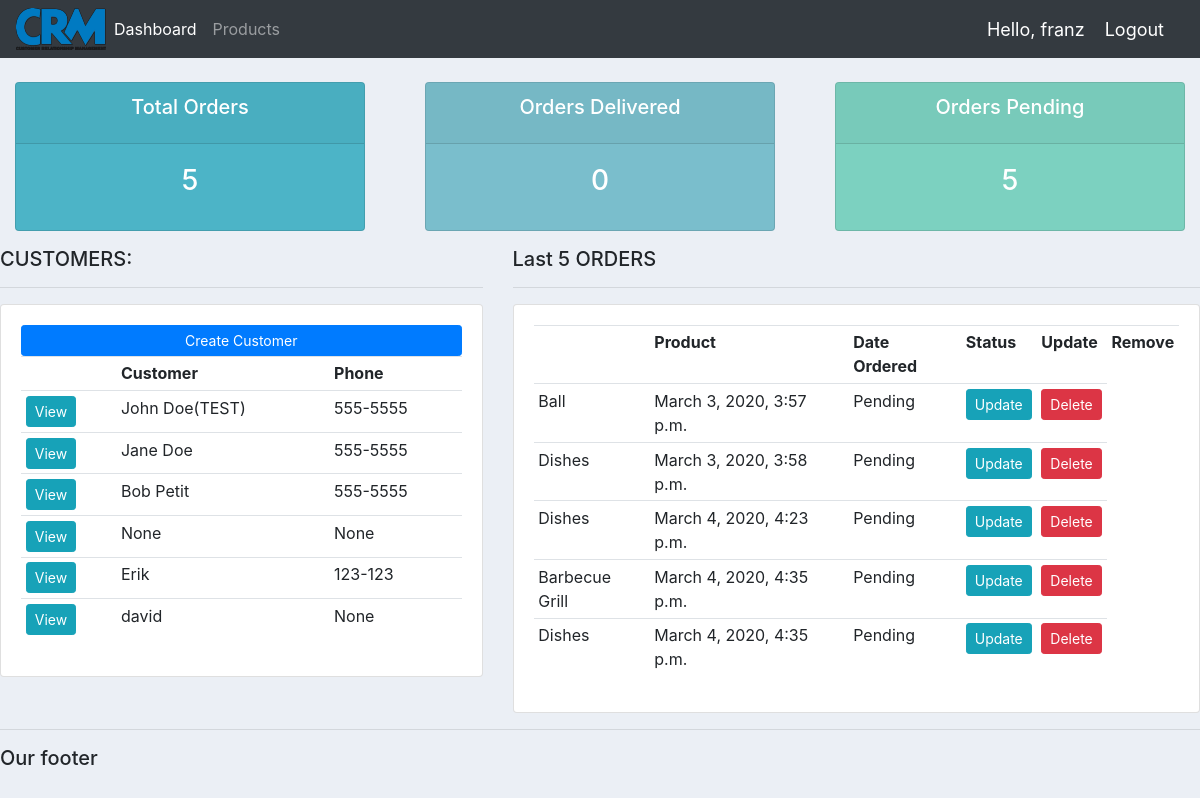
The app's page / (signed in) with its own data.
### accounts/models.py (models this page shows, shortened)
class Customer(models.Model):
    user = models.OneToOneField(User, null=True, blank=True, on_delete=models.CASCADE)
    name = models.CharField(max_length=200, null=True)
    phone = models.CharField(max_length=200, null=True)
    email = models.EmailField(max_length=200, null=True)
    profile_pic = models.ImageField(default="default-user.png", null=True, blank=True)
    date_created = models.DateTimeField(auto_now_add=True, null=True)

class Order(models.Model):
    STATUS = (
        ("Pending", "Pending"),
        ("Out for delivery", "Out for delivery"),
        ("Delivered", "Delivered"),
    )
    customer = models.ForeignKey(Customer, null=True, on_delete=models.SET_NULL)
    product = models.ForeignKey(Product, null=True, on_delete=models.SET_NULL)
    date_created = models.DateTimeField(auto_now_add=True, null=True)
    status = models.CharField(max_length=200, null=True, choices=STATUS)
    note = models.CharField(max_length=200, null=True)

class Product(models.Model):
    CATEGORY = (
        ("Indoor", "Indoor"),
        ("Outdoor", "Outdoor"),
    )
    name = models.CharField(max_length=200, null=True)
    price = models.FloatField(null=True)
    category = models.CharField(max_length=200, null=True, choices=CATEGORY)
    desciption =  models.CharField(max_length=200, null=True, blank=True)
    date_created = models.DateTimeField(auto_now_add=True, null=True)
    tags = models.ManyToManyField(Tag)
    def __str__(self):
        return f'{self.name}'

### accounts/decorators.py (the view)
    def wrapper(request, *args, **kwargs):
        group = None
        if request.user.groups.exists():
            group = request.user.groups.all()[0].name
        if group == "customer":
            return redirect('user-page')
        if group == "admin":
            return view_func(request, *args, **kwargs)

### accounts/views.py (called while the page is built)
@login_required
@admin_only
def home(request):
    orders = Order.objects.all()
    customers = Customer.objects.all()
    total_customers = customers.count()
    delivered = orders.filter(status="Delivered").count()
    pending = orders.filter(status="Pending").count()
    context = {
        "orders": orders,
        "customers": customers,
        "total_customers": total_customers,
        "delivered": delivered,
        "pending": pending,
    }
    return render(request, "accounts/dashboard.html", context)

### accounts/templates/accounts/dashboard.html
{% extends "accounts/main.html" %}
{% block content %}
{% include "accounts/status.html" %}
<div class="row">
    <div class="col-md-5">
        <h5>CUSTOMERS:</h5>
        <hr>
        <div class="card card-body">
            <a class="btn btn-primary btn-sm btn-block" href=""> Create Customer </a>
            <table class="table table-sm">
                <tr>
                    <th></th>
                    <th>Customer</th>
                    <th>Phone</th>
                </tr>
                {% for customer in customers %}
                    <tr>
                        <td> <a href="{% url 'customer' customer.id %}" class="btn btn-sm btn-info"> View </a> </td>
                        <td>{{customer.name}}</td>
                        <td>{{customer.phone}}</td>
                    </tr>
                {% endfor %}
            </table>
        </div>
    </div>
    <div class="col-md-7">
        <h5>Last 5 ORDERS</h5>
        <hr>
        <div class="card card-body">
            <table class="table table-sm">
                <tr>
                    <th></th>
                    <th>Product</th>
                    <th>Date Ordered</th>
                    <th>Status</th>
                    <th>Update</th>
                    <th>Remove</th>
                </tr>
                {% for order in orders %}
                    <tr>
                        <td>{{order.product}}</td>
                        <td>{{order.date_created}}</td>
                        <td>{{order.status}}</td>
                        <td><a class="btn btn-sm btn-info" href="{% url 'update_order' order.id %}"> Update </a></td>
                        <td><a class="btn btn-sm btn-danger" href="{% url 'delete_order' order.id %}"> Delete </a></td>
                    </tr>
                {% endfor %}
            </table>
        </div>
    </div>
</div>
{% endblock %}

### accounts/templates/accounts/main.html (shortened to what this page needs)
{% load static %}
<!DOCTYPE html>
<html>
<head>
    <link rel="stylesheet" href="https://stackpath.bootstrapcdn.com/bootstrap/4.3.1/css/bootstrap.min.css">
    <link rel="stylesheet" href="{% static '/css/main.css' %}">
</head>
<body>
    {% include "accounts/navbar.html" %}
    {% block content %}
    {% endblock %}
    <hr>
    <h5>Our footer</h5>
</body>
</html>

### accounts/templates/accounts/navbar.html (shortened to what this page needs)
{% load static %}
<nav class="navbar navbar-expand-lg navbar-dark bg-dark">
  <img src="{% static 'images/logo.png' %}" alt="">
    <div class="collapse navbar-collapse" id="navbarNav">
      <ul class="navbar-nav">
        {% if request.user.is_staff %}
          <li class="nav-item active">
            <a class="nav-link" href="{% url 'home' %}">Dashboard </a>
          </li>
          <li class="nav-item">
            <a class="nav-link" href="{% url 'products' %}">Products</a>
          </li>
        {% else %}
          <li class="nav-item">
            <a href="{% url 'account' %}" class="nav-link"> Settings </a>
          </li>
        {% endif %}
      </ul>
    </div>
    <span class="hello-msg">Hello, {{request.user}}</span>
    <span> <a class="hello-msg" href="{%url 'logout'%}"> Logout </a> </span>
</nav>

### accounts/templates/accounts/status.html
<br>
<div class="row">
    <div class="col">
        <div class="col-md">
            <div class="card text-center text-white mb-3 total-orders">
                <div class="card-header">
                <h5 class="card-title">Total Orders</h5>
                </div>
                <div class="card-body">
                    <h3 class="card-title">{{orders.count}}</h3>
                </div>
            </div>
        </div>
    </div>
    <div class="col">
        <div class="col-md">
            <div class="card text-center text-white mb-3 orders-delivered">
                <div class="card-header">
                    <h5 class="card-title">Orders Delivered</h5>
                </div>
                <div class="card-body">
                    <h3 class="card-title">{{delivered}}</h3>
                </div>
            </div>
        </div>
    </div>
    <div class="col">
        <div class="col-md">
            <div class="card text-center text-white mb-3 orders-pending">
                <div class="card-header">
                    <h5 class="card-title">Orders Pending</h5>
                </div>
                <div class="card-body">
                    <h3 class="card-title">{{pending}}</h3>
                </div>
            </div>
        </div>
    </div>
</div>

### static/css/main.css (style rules this page uses)
body { background-color: #ebeff5; }
.total-orders { background-color: #4cb4c7; }
.orders-delivered { background-color: #7abecc; }
.orders-pending { background-color: #7CD1C0; }

### accounts/templates/accounts/navbar.html (style rules this page uses)
.hello-msg { font-size: 18px; color: #fff; margin-right: 20px; }

### records on screen
Customer: name "John Doe(TEST)", phone "555-5555"
Customer: name "Jane Doe", phone "555-5555"
Customer: name "Bob Petit", phone "555-5555"
Customer: name "None", phone "None"
Customer: name "Erik", phone "123-123"
Customer: name "david", phone "None"
Order: product "Ball", date_created "March 3, 2020, 3:57 p.m.", status "Pending"
Order: product "Dishes", date_created "March 3, 2020, 3:58 p.m.", status "Pending"
Order: product "Dishes", date_created "March 4, 2020, 4:23 p.m.", status "Pending"
Order: product "Barbecue Grill", date_created "March 4, 2020, 4:35 p.m.", status "Pending"
Order: product "Dishes", date_created "March 4, 2020, 4:35 p.m.", status "Pending"

### other values on screen
{{ request.user }} "franz"
{{ orders.count }} "5"
{{ delivered }} "0"
{{ pending }} "5"
